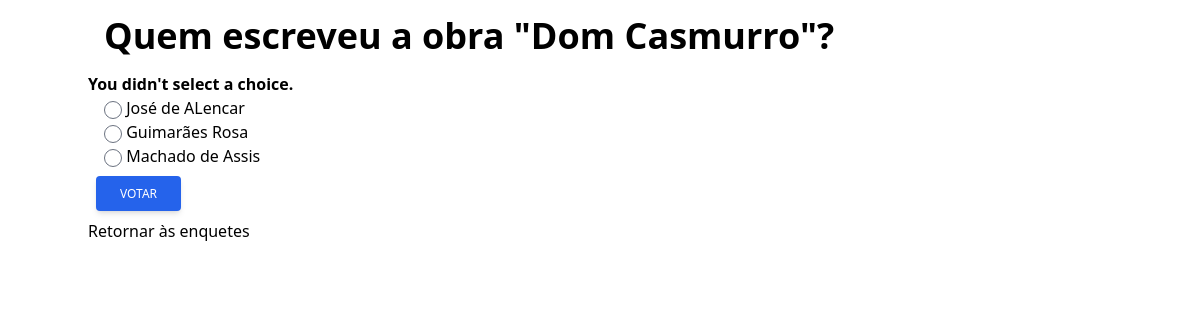
The page /polls/4/vote/ on the database its author committed.
### polls/models.py (models this page shows, shortened)
class Question(models.Model):
    question_text = models.CharField(max_length=200)
    pub_date = models.DateTimeField('date published')

class Choice(models.Model):
    question = models.ForeignKey(Question, on_delete=models.CASCADE)
    choice_text = models.CharField(max_length=200)
    votes = models.IntegerField(default=0)

### polls/views.py (the view)
# urls.py: path('<int:question_id>/vote/', views.vote, name='vote'),
def vote(request, question_id):
    question = get_object_or_404(Question, pk=question_id)
    try:
        selected_choice = question.choice_set.get(pk=request.POST['choice'])
    except (KeyError, Choice.DoesNotExist):
        return render(request, 'polls/detail.html', {
            'question': question,
            'error_message': "You didn't select a choice.",
        })
    else:
        selected_choice.votes += 1
        selected_choice.save()
        return HttpResponseRedirect(reverse('polls:results', args=(question.id,)))

### polls/templates/polls/detail.html (shortened to what this page needs)
<!DOCTYPE html>
{% load tailwind_tags %}
<html lang="en">
<head>
    {% tailwind_css %}
</head>
<body class="container mx-auto">
<form action="{% url 'polls:vote' question.id %}" method="post">
    <fieldset>
        <legend>
            <h1 class="font-bold text-4xl p-4 text-center">{{ question.question_text }}</h1>
        </legend>
        {% if error_message %}
        <p>
            <strong>{{ error_message }}</strong>
        </p>{% endif %}
        <div class="mx-4">
            {% for choice in question.choice_set.all %}
            <input class="p-2" type="radio" name="choice" id="choice{{ forloop.counter }}" value="{{ choice.id }}">
            <label for="choice{{ forloop.counter }}">{{ choice.choice_text }}</label><br>
            {% endfor %}
        </div>
    </fieldset>
    <div class="flex space-x-2 justify-start p-2">
        <button class="inline-block px-6 py-2.5 bg-blue-600 text-white font-medium text-xs leading-tight uppercase rounded shadow-md hover:bg-blue-700 hover:shadow-lg focus:bg-blue-700 focus:shadow-lg focus:outline-none focus:ring-0 active:bg-blue-800 active:shadow-lg transition duration-150 ease-in-out" type="submit" value="Vote">Votar</button>
    </div>
</form>
<p class=""><a href="{% url 'polls:index'  %}">Retornar às enquetes</a></p>
</body>
</html>

### rows shown on the page
Question: question_text "Quem escreveu a obra \"Dom Casmurro\"?"
Choice: choice_text "José de ALencar"
Choice: choice_text "Guimarães Rosa"
Choice: choice_text "Machado de Assis"

### other values the page prints
{{ error_message }} "You didn't select a choice."
